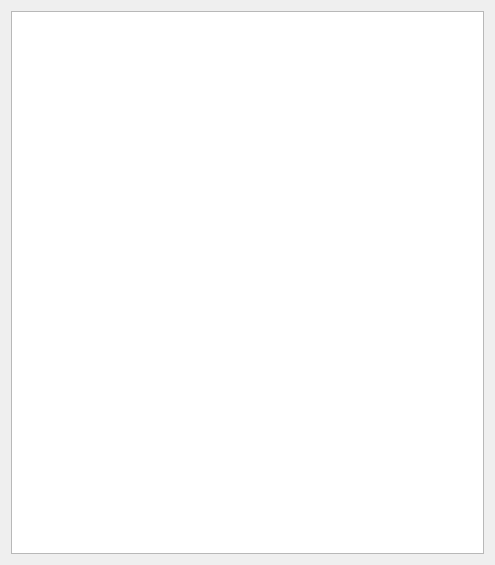
<?xml version="1.0" encoding="UTF-8"?>
<ui version="4.0">
 <class>AveragesView</class>
 <widget class="QWidget" name="AveragesView">
  <property name="geometry">
   <rect>
    <x>0</x>
    <y>0</y>
    <width>495</width>
    <height>565</height>
   </rect>
  </property>
  <property name="windowTitle">
   <string>Form</string>
  </property>
  <layout class="QVBoxLayout" name="verticalLayout">
   <item>
    <widget class="QChartView" name="view"/>
   </item>
  </layout>
 </widget>
 <customwidgets>
  <customwidget>
   <class>QChartView</class>
   <extends>QGraphicsView</extends>
   <header location="global">qchartview.h</header>
  </customwidget>
 </customwidgets>
 <resources/>
 <connections/>
</ui>
